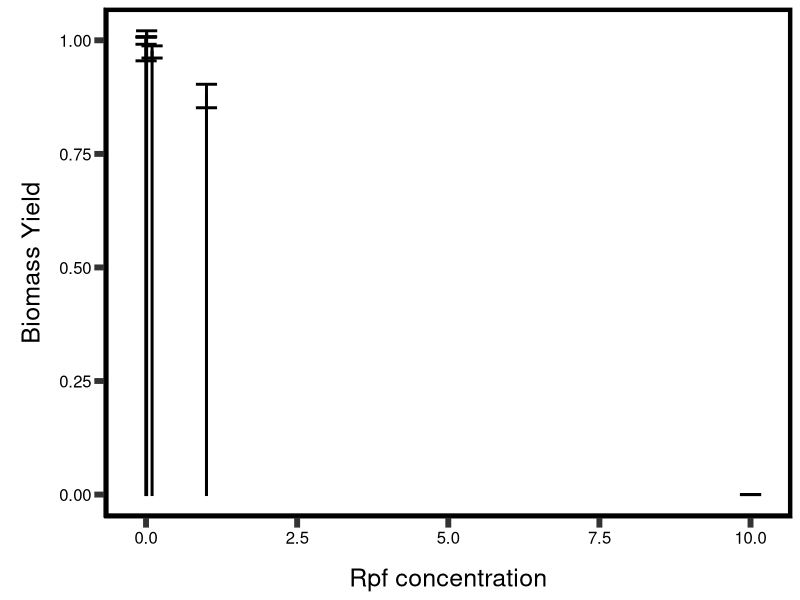
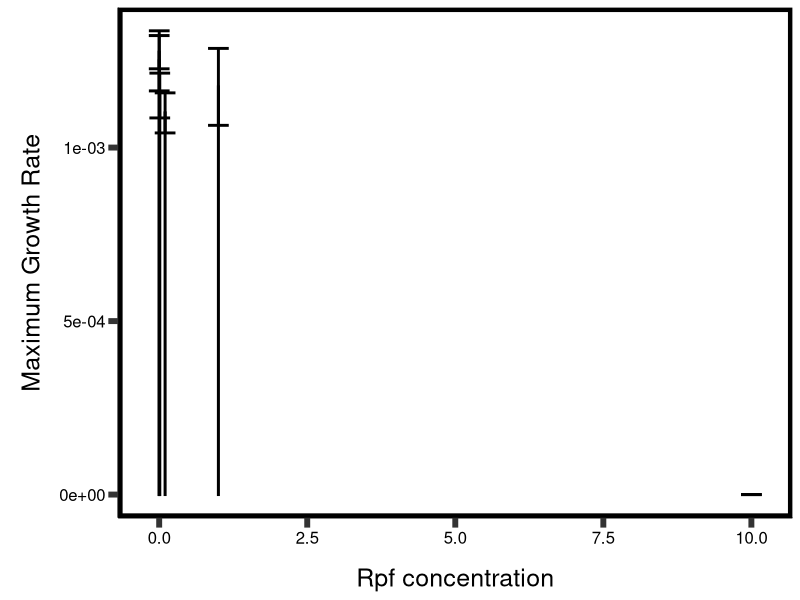
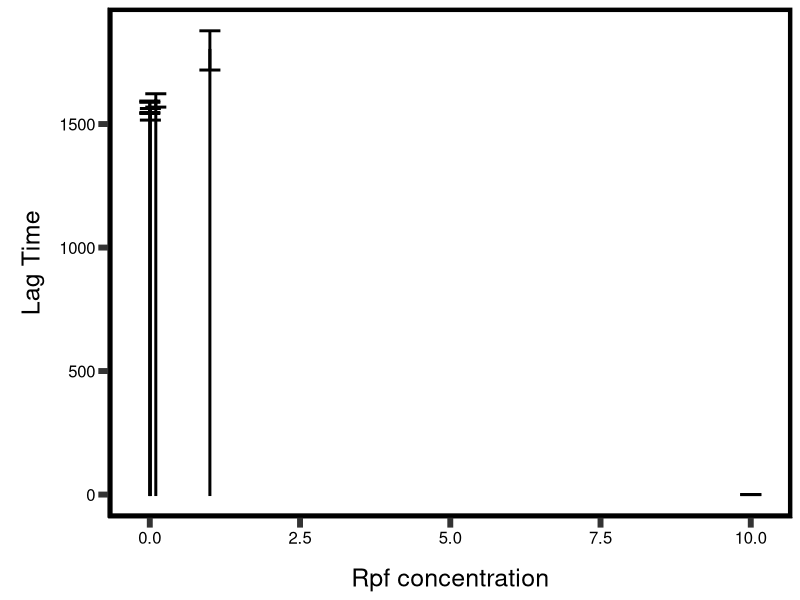
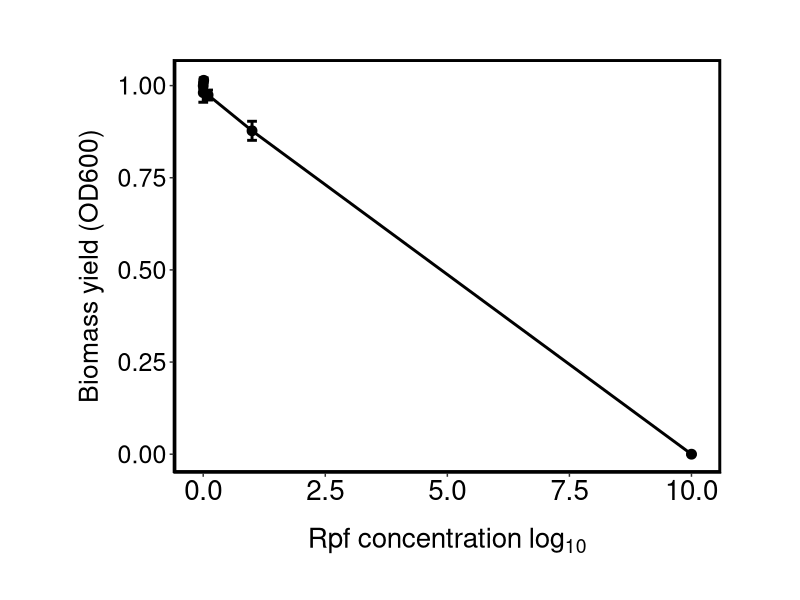

These charts were generated, in order, by the following R code: (Note: this script raises an error after producing the figures.)
## ---- chunk 1
rm(list=ls())
getwd()
#setwd("~/GitHub/Rpf")
knitr::opts_knit$set(root.dir = '~/../GitHub/Rpf') 

sem <- function(x) sqrt(var(x)/length(x))
## ---- chunk 2
# A) Generate % change in growth curve parameter with Rpf treatment among KBS0714 strains # 
# Load gompertz output data 
gc.param <- read.delim("data/generality-dose/Generality_doseResponse.txt", sep = ",", header = TRUE)

# Load key for growth curve assay 
key <- read.delim("data/generality-dose/generality_dose_key.txt", sep = ",", header = TRUE)

# Label phylogenetic and treatment information in datasets 
gc <- cbind(gc.param,key)

# Remove unused parameters to simplify
gc <- gc[ ,c(-(1:2),-(6:11))]

# Some biomass yeild values are negative, force to be positive # 
gc$A <- abs(gc$A)

# Treatment as factor
#gc$Treatment <- as.factor(gc$Treatment)

## ---- chunk 3
# A) Generate simple bargraph to look at the effects of Rpf on growth curve parameters
library(ggplot2)
library(plyr)
# Calculate mean and sem 
# Biomass yeild (A)
generality.A.means.sem <- ddply(gc, c("Treatment"), summarise,
                   mean=mean(A), sem=sd(A)/sqrt(length(A)))
generality.A.means.sem <- transform(generality.A.means.sem, lower=mean-sem, upper=mean+sem)

# Maximum growth rate (umax)
generality.umax.means.sem <- ddply(gc, c("Treatment"), summarise,
                   mean=mean(umax), sem=sd(umax)/sqrt(length(umax)))
generality.umax.means.sem <- transform(generality.umax.means.sem, lower=mean-sem, upper=mean+sem)


# Lag time (L)
generality.L.means.sem <- ddply(gc, c("Treatment"), summarise,
                   mean=mean(L), sem=sd(L)/sqrt(length(L)))
generality.L.means.sem <- transform(generality.L.means.sem, lower=mean-sem, upper=mean+sem)

# Bargraph figure 
A.bar <- ggplot(data=generality.A.means.sem, aes(x=Treatment, y=mean)) + 
  geom_bar(colour="black", position = position_dodge(), stat = "identity", size = 1)

A.bar + geom_errorbar(aes(ymax=upper, ymin=lower), position=position_dodge(1), 
                          data=generality.A.means.sem, width = 0.35, size=1) +
  labs(x =  "Rpf concentration" ,y="Biomass Yield") +
  theme_classic() +
  theme(axis.text.y=element_text(colour="black", size = 12),
        axis.text.x=element_text(colour="black", size=12),
        axis.title = element_text(size=18),
        axis.title.y = element_text(colour="black",  margin = margin(0,10,0,10)),
        axis.title.x = element_text(colour="black",margin=margin(15,10,0,10)),
        panel.border = element_rect(linetype = "solid", colour = "black", size=3, fill=NA),
        axis.ticks.length = unit(.25, "cm"),
        axis.ticks = element_line(size = 2))

umax.bar <- ggplot(data=generality.umax.means.sem, aes(x=Treatment, y=mean)) + 
  geom_bar(colour="black", position = position_dodge(), stat = "identity", size = 1)

umax.bar + geom_errorbar(aes(ymax=upper, ymin=lower), position=position_dodge(1), 
                          data=generality.umax.means.sem, width = 0.35, size=1) +
  labs(x =  "Rpf concentration" ,y="Maximum Growth Rate") +
  theme_classic() +
  theme(axis.text.y=element_text(colour="black", size = 12),
        axis.text.x=element_text(colour="black", size=12),
        axis.title = element_text(size=18),
        axis.title.y = element_text(colour="black",  margin = margin(0,10,0,10)),
        axis.title.x = element_text(colour="black",margin=margin(15,10,0,10)),
        panel.border = element_rect(linetype = "solid", colour = "black", size=3, fill=NA),
        axis.ticks.length = unit(.25, "cm"),
        axis.ticks = element_line(size = 2))

L.bar <- ggplot(data=generality.L.means.sem, aes(x=Treatment, y=mean)) + 
  geom_bar(colour="black", position = position_dodge(), stat = "identity", size = 1)

L.bar + geom_errorbar(aes(ymax=upper, ymin=lower), position=position_dodge(1), 
                          data=generality.L.means.sem, width = 0.35, size=1) +
  labs(x =  "Rpf concentration" ,y="Lag Time") +
  theme_classic() +
  theme(axis.text.y=element_text(colour="black", size = 12),
        axis.text.x=element_text(colour="black", size=12),
        axis.title = element_text(size=18),
        axis.title.y = element_text(colour="black",  margin = margin(0,10,0,10)),
        axis.title.x = element_text(colour="black",margin=margin(15,10,0,10)),
        panel.border = element_rect(linetype = "solid", colour = "black", size=3, fill=NA),
        axis.ticks.length = unit(.25, "cm"),
        axis.ticks = element_line(size = 2))

## ---- chunk 4
# Load packages
library(ggplot2)
library(plyr)
library(png)

# Calculate mean and sem 
# Biomass yeild (A)
generality.A.means.sem <- ddply(gc, c("Treatment"), summarise,
                   mean=mean(A), sem=sd(A)/sqrt(length(A)))
generality.A.means.sem <- transform(generality.A.means.sem, lower=mean-sem, upper=mean+sem)

# The errorbars overlapped, so use position_dodge to move them horizontally
pd <- position_dodge(0)

ggplot(generality.A.means.sem, aes(x=Treatment, y=mean)) + 
  geom_errorbar(aes(ymax=upper, ymin=lower), position=position_dodge(0), 
                data=generality.A.means.sem, width = 0.2, size=1) +
  geom_line(size=1) + 
  geom_point( position=pd, size=3) +
  scale_shape_manual(values=c(16, 17)) +
  xlab(expression(Rpf~concentration~log[10])) +
  ylab('Biomass yield (OD600)') +
  theme_classic() +
  theme(axis.text.y=element_text(colour="black", size=18),
          axis.text.x=element_text(colour="black", size=20),
          axis.title.y = element_text(size = 19, colour="black",  margin = margin(0,10,0,0)),
          axis.title.x = element_text(size = 20,colour="black",margin=margin(15,10,0,10)),
          panel.border = element_rect(linetype = "solid", colour = "black", size=2, fill=NA),
          plot.margin = unit(c(1.5,2,1,2), "cm"))

ggsave("figures/Figure8-GeneralityDoseResponse.png", width = 20, height = 15, units = "cm")


# Lag time (L)
generality.L.means.sem <- ddply(gc, c("Treatment"), summarise,
                   mean=mean(L), sem=sd(L)/sqrt(length(L)))
generality.L.means.sem <- transform(generality.L.means.sem, lower=mean-sem, upper=mean+sem)

generality.L.means.sem <- generality.L.means.sem[-6,]

ggplot(generality.L.means.sem, aes(x=Treatment, y=mean)) + 
  geom_errorbar(aes(ymax=upper, ymin=lower), position=position_dodge(0), 
                data=generality.L.means.sem, width = 0.2, size=1) +
  geom_line(size=1) + 
  geom_point( position=pd, size=3) +
  scale_shape_manual(values=c(16, 17)) +
  xlab(expression(Rpf~concentration~log[10])) +
  ylab('Lag time') +
  theme_classic() +
  theme(axis.text.y=element_text(colour="black", size=18),
          axis.text.x=element_text(colour="black", size=20),
          axis.title.y = element_text(size = 19, colour="black",  margin = margin(0,10,0,0)),
          axis.title.x = element_text(size = 20,colour="black",margin=margin(15,10,0,10)),
          panel.border = element_rect(linetype = "solid", colour = "black", size=2, fill=NA),
          plot.margin = unit(c(1.5,2,1,2), "cm"))

## ---- chunk 5
require('ggplot2')
require('plyr')

# Load data set # 
rel_bio <- read.delim("data/generality-dose/Generality_DoseResponse_KBS0714_pixel.txt", sep = ",", header = TRUE)

# Log transform Rpf concentration # 
rel_bio['Rpf_Conc_log10'] = log10((rel_bio$Rpf_Conc + 1))

# Calculate Relative biomass on plates # 
rel_bio['Rel_Biomass'] = rel_bio['Biomass_Pixel'] / rel_bio['Total_Pixel']
rel_bio['Rel_Biomass'] = round(rel_bio['Rel_Biomass'], digits = 3)

# Plot scatter plot of relationship # 
plot(rel_bio$Rpf_Conc_log10, rel_bio$Rel_Biomass)

# Plot line graph of Rpf vs Relative biomass 

rel_bio.means.sem <- ddply(rel_bio, c("Rpf_Conc"), summarise,
                   mean=mean(Rel_Biomass), sem=sd(Rel_Biomass)/sqrt(length(Rel_Biomass)))
rel_bio.means.sem <- transform(rel_bio.means.sem, lower=mean-sem, upper=mean+sem)

pd <- position_dodge(0)

ggplot(rel_bio.means.sem, aes(x=Rpf_Conc, y=mean)) + 
  geom_errorbar(aes(ymax=upper, ymin=lower), position=position_dodge(0), 
                data=rel_bio.means.sem, width = 0.2, size=1) +
    geom_line(position=pd, size=2) +
    geom_point() +
    xlab("Rpf Concentrations") +
    ylab("Relative Biomass") +
    theme_classic() +
    theme(axis.text.y=element_text(colour="black", size=18),
          axis.text.x=element_text(colour="black", size=20),
          axis.title.y = element_text(size = 19, colour="black",  margin = margin(0,10,0,0)),
          axis.title.x = element_text(size = 20,colour="black",margin=margin(15,10,0,10)),
          panel.border = element_rect(linetype = "solid", colour = "black", size=2, fill=NA))

ggplot(data=rel_bio, aes(x=Rpf_Conc_log10, y=Rel_Biomass, group=1)) +
  geom_line()+
  geom_point()
